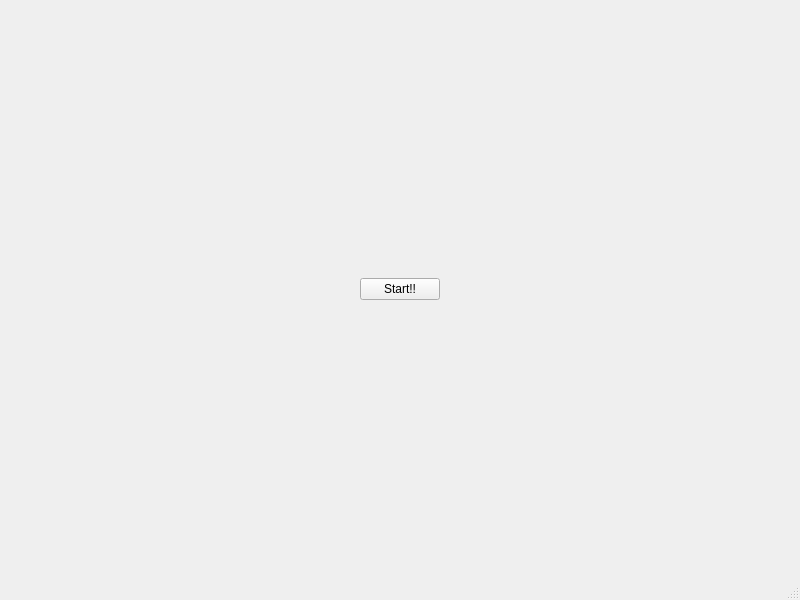
<?xml version="1.0" encoding="UTF-8"?>
<ui version="4.0">
 <class>MainWindow</class>
 <widget class="QMainWindow" name="MainWindow">
  <property name="geometry">
   <rect>
    <x>0</x>
    <y>0</y>
    <width>800</width>
    <height>600</height>
   </rect>
  </property>
  <property name="windowTitle">
   <string>MainWindow</string>
  </property>
  <widget class="QWidget" name="centralwidget">
   <layout class="QHBoxLayout" name="horizontalLayout_3">
    <item>
     <widget class="QStackedWidget" name="stackedWidget">
      <widget class="QWidget" name="page">
       <layout class="QHBoxLayout" name="horizontalLayout">
        <item>
         <spacer name="horizontalSpacer">
          <property name="orientation">
           <enum>Qt::Horizontal</enum>
          </property>
          <property name="sizeHint" stdset="0">
           <size>
            <width>332</width>
            <height>20</height>
           </size>
          </property>
         </spacer>
        </item>
        <item>
         <layout class="QVBoxLayout" name="verticalLayout_2">
          <item>
           <spacer name="verticalSpacer">
            <property name="orientation">
             <enum>Qt::Vertical</enum>
            </property>
            <property name="sizeHint" stdset="0">
             <size>
              <width>20</width>
              <height>40</height>
             </size>
            </property>
           </spacer>
          </item>
          <item>
           <widget class="QPushButton" name="pushButton">
            <property name="text">
             <string>Start!!</string>
            </property>
           </widget>
          </item>
          <item>
           <spacer name="verticalSpacer_2">
            <property name="orientation">
             <enum>Qt::Vertical</enum>
            </property>
            <property name="sizeHint" stdset="0">
             <size>
              <width>20</width>
              <height>40</height>
             </size>
            </property>
           </spacer>
          </item>
         </layout>
        </item>
        <item>
         <spacer name="horizontalSpacer_2">
          <property name="orientation">
           <enum>Qt::Horizontal</enum>
          </property>
          <property name="sizeHint" stdset="0">
           <size>
            <width>332</width>
            <height>20</height>
           </size>
          </property>
         </spacer>
        </item>
       </layout>
      </widget>
      <widget class="QWidget" name="page_2">
       <widget class="QLabel" name="imagelabel1">
        <property name="geometry">
         <rect>
          <x>90</x>
          <y>150</y>
          <width>201</width>
          <height>291</height>
         </rect>
        </property>
        <property name="text">
         <string/>
        </property>
       </widget>
       <widget class="QRadioButton" name="radioButton">
        <property name="geometry">
         <rect>
          <x>50</x>
          <y>30</y>
          <width>112</width>
          <height>23</height>
         </rect>
        </property>
        <property name="text">
         <string>RadioButton</string>
        </property>
       </widget>
       <widget class="QLabel" name="imagelabel1_2">
        <property name="geometry">
         <rect>
          <x>480</x>
          <y>170</y>
          <width>201</width>
          <height>291</height>
         </rect>
        </property>
        <property name="text">
         <string/>
        </property>
       </widget>
       <widget class="QLabel" name="label">
        <property name="geometry">
         <rect>
          <x>330</x>
          <y>170</y>
          <width>121</width>
          <height>71</height>
         </rect>
        </property>
        <property name="font">
         <font>
          <pointsize>18</pointsize>
         </font>
        </property>
        <property name="text">
         <string>残り何個</string>
        </property>
       </widget>
       <widget class="QWidget" name="">
        <property name="geometry">
         <rect>
          <x>-10</x>
          <y>50</y>
          <width>801</width>
          <height>61</height>
         </rect>
        </property>
        <layout class="QHBoxLayout" name="horizontalLayout_2">
         <item>
          <spacer name="horizontalSpacer_3">
           <property name="orientation">
            <enum>Qt::Horizontal</enum>
           </property>
           <property name="sizeHint" stdset="0">
            <size>
             <width>40</width>
             <height>20</height>
            </size>
           </property>
          </spacer>
         </item>
         <item>
          <widget class="QLabel" name="sagasou">
           <property name="font">
            <font>
             <pointsize>25</pointsize>
            </font>
           </property>
           <property name="text">
            <string>探してみよう！</string>
           </property>
           <property name="scaledContents">
            <bool>false</bool>
           </property>
           <property name="alignment">
            <set>Qt::AlignCenter</set>
           </property>
          </widget>
         </item>
         <item>
          <spacer name="horizontalSpacer_4">
           <property name="orientation">
            <enum>Qt::Horizontal</enum>
           </property>
           <property name="sizeHint" stdset="0">
            <size>
             <width>40</width>
             <height>20</height>
            </size>
           </property>
          </spacer>
         </item>
        </layout>
       </widget>
      </widget>
     </widget>
    </item>
   </layout>
  </widget>
  <widget class="QMenuBar" name="menubar">
   <property name="geometry">
    <rect>
     <x>0</x>
     <y>0</y>
     <width>800</width>
     <height>28</height>
    </rect>
   </property>
  </widget>
  <widget class="QStatusBar" name="statusbar"/>
 </widget>
 <resources/>
 <connections/>
</ui>
